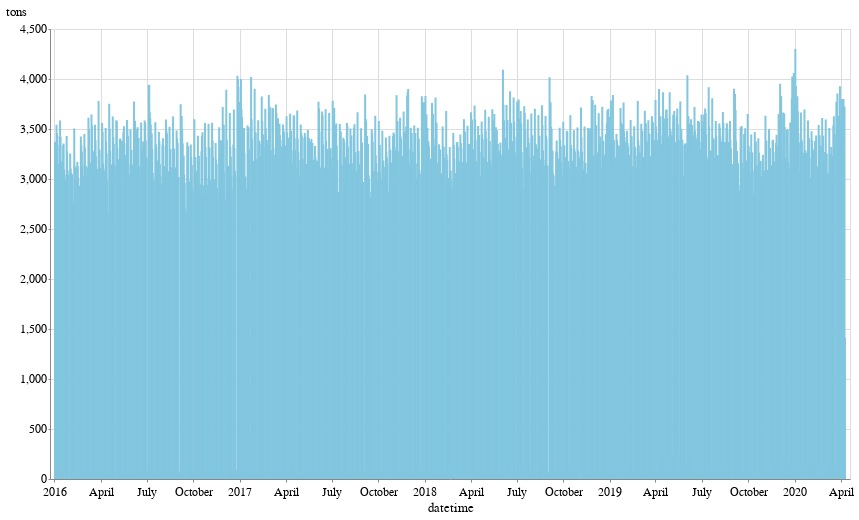

Notebook cell for this chart:
### Code cell
alt.Chart(daily_trash).mark_bar(size=2).encode(
    x='datetime',
    y='tons'
)

### Figure 1 — Vega-Lite specification as saved in the notebook (floating-point values rounded to 4 significant figures; data arrays with more than 128 entries replaced by an {"elided": "..."} marker saying what was removed)
{"config": {"view": {"width": 800, "height": 450}, "background": "#ffffff", "title": {"anchor": "start", "font": "Benton Gothic Bold, sans", "fontColor": "#000000", "fontSize": 22, "fontWeight": "normal"}, "arc": {"fill": "#82c6df"}, "area": {"fill": "#82c6df"}, "line": {"stroke": "#82c6df", "strokeWidth": 3}, "path": {"stroke": "#82c6df"}, "rect": {"fill": "#82c6df"}, "shape": {"stroke": "#82c6df"}, "bar": {"fill": "#82c6df"}, "point": {"stroke": "#82c6df"}, "symbol": {"fill": "#82c6df", "size": 30}, "axis": {"titleFont": "Benton Gothic Bold, sans", "titleFontSize": 13, "titleFontWeight": "normal", "labelFont": "Benton Gothic, sans", "labelFontSize": 11.5, "labelFontWeight": "normal"}, "axisX": {"labelAngle": 0, "labelPadding": 4, "tickSize": 3}, "axisY": {"labelBaseline": "middle", "maxExtent": 45, "minExtent": 45, "tickSize": 2, "titleAlign": "left", "titleAngle": 0, "titleX": -45, "titleY": -11}, "legend": {"titleFont": "Benton Gothic Bold, sans", "titleFontSize": 13, "titleFontWeight": "normal", "symbolType": "square", "labelFont": "Benton Gothic, sans", "labelFontSize": 11.5}, "range": {"category": ["#3580b1", "#ec8431", "#ab7fb4", "#c89d29", "#adc839", "#829eb1"], "diverging": ["#e68a4f", "#f4bb6a", "#f9e39c", "#dadfe2", "#a6b7c6", "#849eae"], "heatmap": ["#fbf2c7", "#f9e39c", "#f8d36e", "#f4bb6a", "#e68a4f", "#d15a40", "#ab4232"], "ordinal": ["#fbf2c7", "#f9e39c", "#f8d36e", "#f4bb6a", "#e68a4f", "#d15a40", "#ab4232"], "ramp": ["#fbf2c7", "#f9e39c", "#f8d36e", "#f4bb6a", "#e68a4f", "#d15a40", "#ab4232"]}}, "data": {"name": "data-b2b70170990f3570aa7d4302988ec726"}, "mark": {"type": "bar", "size": 2}, "encoding": {"x": {"type": "temporal", "field": "datetime"}, "y": {"type": "quantitative", "field": "tons"}}, "$schema": "https://vega.github.io/schema/vega-lite/v4.0.2.json", "datasets": {"data-b2b70170990f3570aa7d4302988ec726": {"elided": "1560 records"}}}
